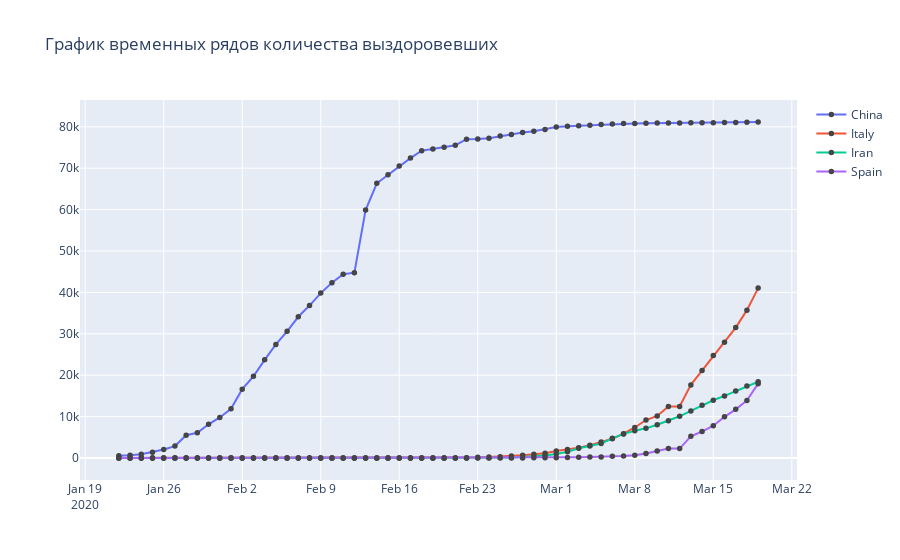

Write notebook code for a chart like this one.
### Markdown cell above
![graphics deaths](img/img_6.png)

### Code cell
fig = go.Figure()
for country in ['China',"Italy","Iran","Spain"]:
   

    fig.add_trace(go.Scatter(
        x=data[data['Country']==country]['Date'],
        y=data[data['Country']==country]['Confirmed'],
        name = country,
        connectgaps=True
    ))
fig.update_layout(title="График временных рядов количества выздоровевших")
fig.update_traces(mode='markers+lines', marker_line_width=2.5, marker_size=3)
fig.show()
